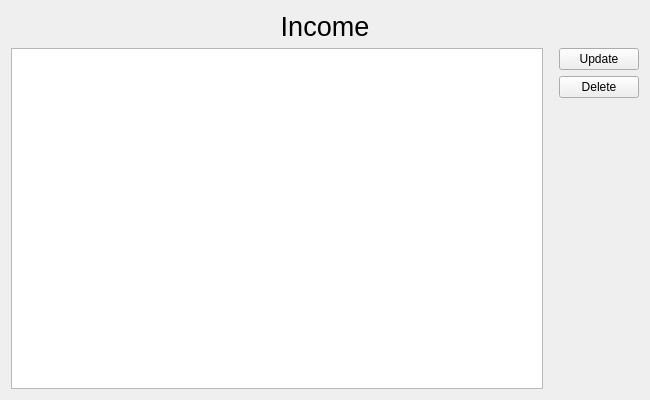
<?xml version="1.0" encoding="UTF-8"?>
<ui version="4.0">
 <class>ViewIncome</class>
 <widget class="QWidget" name="ViewIncome">
  <property name="geometry">
   <rect>
    <x>0</x>
    <y>0</y>
    <width>650</width>
    <height>400</height>
   </rect>
  </property>
  <property name="windowTitle">
   <string>Form</string>
  </property>
  <layout class="QGridLayout" name="gridLayout_2">
   <item row="1" column="1">
    <layout class="QGridLayout" name="gridLayout">
     <property name="leftMargin">
      <number>10</number>
     </property>
     <item row="1" column="0">
      <widget class="QPushButton" name="btnDelete">
       <property name="text">
        <string>Delete</string>
       </property>
      </widget>
     </item>
     <item row="0" column="0">
      <widget class="QPushButton" name="btnEdit">
       <property name="text">
        <string>Update</string>
       </property>
      </widget>
     </item>
     <item row="2" column="0">
      <spacer name="verticalSpacer">
       <property name="orientation">
        <enum>Qt::Vertical</enum>
       </property>
       <property name="sizeHint" stdset="0">
        <size>
         <width>20</width>
         <height>40</height>
        </size>
       </property>
      </spacer>
     </item>
    </layout>
   </item>
   <item row="1" column="0">
    <widget class="QTableView" name="tblIncome">
     <property name="editTriggers">
      <set>QAbstractItemView::NoEditTriggers</set>
     </property>
     <property name="selectionMode">
      <enum>QAbstractItemView::SingleSelection</enum>
     </property>
     <property name="selectionBehavior">
      <enum>QAbstractItemView::SelectRows</enum>
     </property>
    </widget>
   </item>
   <item row="0" column="0" colspan="2">
    <widget class="QLabel" name="viewIncome">
     <property name="font">
      <font>
       <pointsize>20</pointsize>
      </font>
     </property>
     <property name="text">
      <string>Income</string>
     </property>
     <property name="alignment">
      <set>Qt::AlignCenter</set>
     </property>
    </widget>
   </item>
  </layout>
 </widget>
 <resources/>
 <connections/>
</ui>
